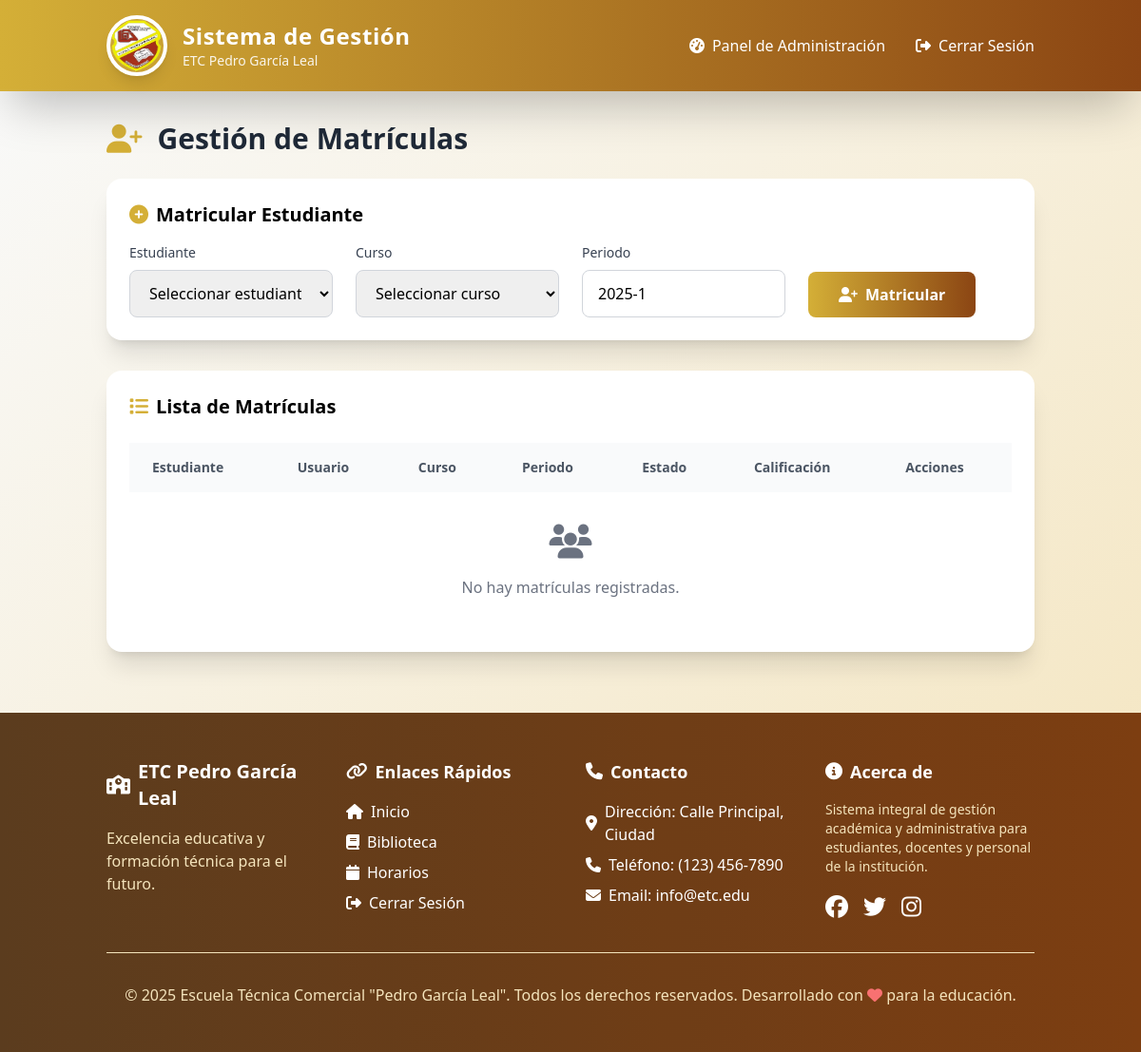
/modules/admin/enrollments.php (signed in), run on an earlier commit of the app's database.
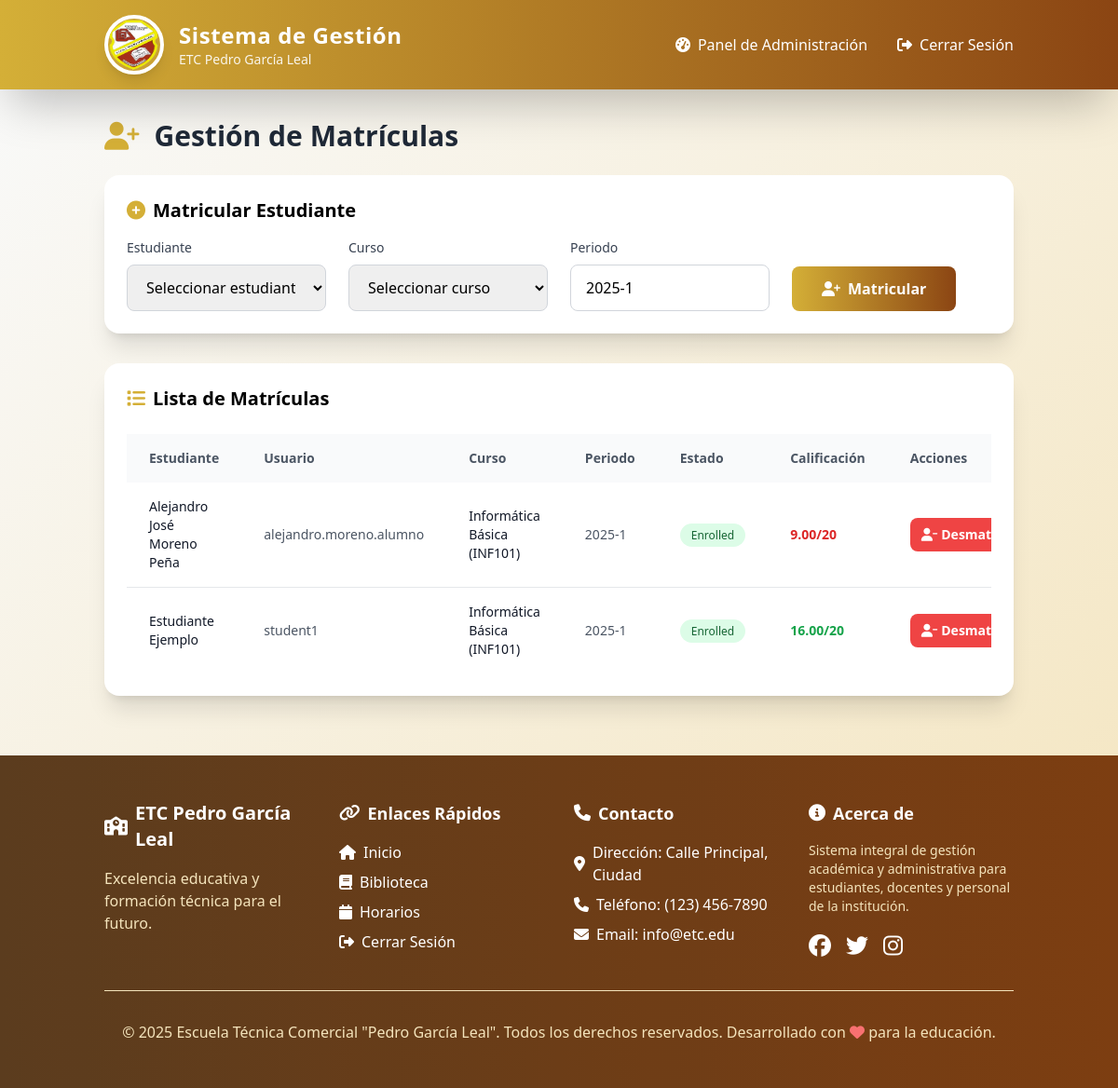
And on a later commit of the database.
### tables this page shows
CREATE TABLE `enrollments` (
  `id` int(11) NOT NULL,
  `student_id` int(11) NOT NULL,
  `course_id` int(11) NOT NULL,
  `period` varchar(20) NOT NULL,
  `grade` decimal(5,2) DEFAULT NULL,
  `status` enum('enrolled','completed','failed') DEFAULT 'enrolled'
);

CREATE TABLE `users` (
  `id` int(11) NOT NULL,
  `username` varchar(50) NOT NULL,
  `password` varchar(255) NOT NULL,
  `email` varchar(100) DEFAULT NULL,
  `name` varchar(100) NOT NULL,
  `role` enum('admin','teacher','student','staff') NOT NULL,
  `created_at` timestamp NOT NULL DEFAULT current_timestamp()
);

CREATE TABLE `courses` (
  `id` int(11) NOT NULL,
  `code` varchar(20) NOT NULL,
  `name` varchar(100) NOT NULL,
  `credits` int(11) NOT NULL,
  `description` text DEFAULT NULL
);

### includes/functions.php (called while the page is built, shortened)
<?php
function isLoggedIn() {
    return isset($_SESSION['user_id']);
}
?>

### modules/admin/enrollments.php (the view, shortened to what this page needs)
<?php require_once '../../includes/config.php'; ?>
<?php include '../../templates/header.php'; ?>
<?php
$stmt = $pdo->query("
    SELECT e.id, e.period, e.status, e.grade,
           u.name as student_name, u.username as student_username,
           c.name as course_name, c.code as course_code
    FROM enrollments e
    JOIN users u ON e.student_id = u.id
    JOIN courses c ON e.course_id = c.id
    ORDER BY c.name, u.name
");
$enrollments = $stmt->fetchAll(PDO::FETCH_ASSOC);
?>
<main class="container mx-auto px-6 py-8">
    <h2 class="text-3xl font-bold text-gray-800 mb-6 animate-slide-in-left flex items-center">
        <i class="fas fa-user-plus mr-4 text-primary"></i>
        Gestión de Matrículas
    </h2>
    <div class="bg-white p-6 rounded-2xl shadow-xl mb-8 animate-fade-in-up">
        <h3 class="text-xl font-semibold mb-4 flex items-center">
            <i class="fas fa-plus-circle mr-2 text-primary"></i>
            Matricular Estudiante
        </h3>
        <form method="POST" class="grid md:grid-cols-4 gap-6">
            <div>
                <label for="student_id" class="block text-sm font-medium text-gray-700 mb-2">Estudiante</label>
                <select id="student_id" name="student_id" required class="w-full px-4 py-3 border border-gray-300 rounded-lg focus:outline-none focus:ring-2 focus:ring-primary focus:border-transparent transition duration-200">
                    <option value="">Seleccionar estudiante</option>
                </select>
            </div>
            <div>
                <label for="course_id" class="block text-sm font-medium text-gray-700 mb-2">Curso</label>
                <select id="course_id" name="course_id" required class="w-full px-4 py-3 border border-gray-300 rounded-lg focus:outline-none focus:ring-2 focus:ring-primary focus:border-transparent transition duration-200">
                    <option value="">Seleccionar curso</option>
                </select>
            </div>
            <div>
                <label for="period" class="block text-sm font-medium text-gray-700 mb-2">Periodo</label>
                <input type="text" id="period" name="period" value="<?php echo date('Y-1'); ?>" placeholder="2025-1" class="w-full px-4 py-3 border border-gray-300 rounded-lg focus:outline-none focus:ring-2 focus:ring-primary focus:border-transparent transition duration-200">
            </div>
            <div class="flex items-end">
                <button type="submit" name="enroll_student" class="bg-gradient-to-r from-primary to-secondary text-white font-bold py-3 px-8 rounded-lg hover:shadow-lg transition duration-300 transform hover:scale-105 flex items-center">
                    <i class="fas fa-user-plus mr-2"></i>
                    Matricular
                </button>
            </div>
        </form>
    </div>
    <div class="bg-white p-6 rounded-2xl shadow-xl animate-fade-in-up">
        <h3 class="text-xl font-semibold mb-6 flex items-center">
            <i class="fas fa-list mr-2 text-primary"></i>
            Lista de Matrículas
        </h3>
        <div class="overflow-x-auto">
            <table class="min-w-full table-auto">
                <thead>
                    <tr class="bg-gray-50">
                        <th class="px-6 py-4 text-left text-sm font-semibold text-gray-600">Estudiante</th>
                        <th class="px-6 py-4 text-left text-sm font-semibold text-gray-600">Usuario</th>
                        <th class="px-6 py-4 text-left text-sm font-semibold text-gray-600">Curso</th>
                        <th class="px-6 py-4 text-left text-sm font-semibold text-gray-600">Periodo</th>
                        <th class="px-6 py-4 text-left text-sm font-semibold text-gray-600">Estado</th>
                        <th class="px-6 py-4 text-left text-sm font-semibold text-gray-600">Calificación</th>
                        <th class="px-6 py-4 text-left text-sm font-semibold text-gray-600">Acciones</th>
                    </tr>
                </thead>
                <tbody class="divide-y divide-gray-200">
                    <?php foreach ($enrollments as $enrollment): ?>
                        <tr class="hover:bg-gray-50 transition duration-200">
                            <td class="px-6 py-4 text-sm font-medium text-gray-900">
                                <?php echo htmlspecialchars($enrollment['student_name']); ?>
                            </td>
                            <td class="px-6 py-4 text-sm text-gray-600">
                                <?php echo htmlspecialchars($enrollment['student_username']); ?>
                            </td>
                            <td class="px-6 py-4 text-sm text-gray-900">
                                <?php echo htmlspecialchars($enrollment['course_name']); ?> (<?php echo htmlspecialchars($enrollment['course_code']); ?>)
                            </td>
                            <td class="px-6 py-4 text-sm text-gray-600">
                                <?php echo htmlspecialchars($enrollment['period']); ?>
                            </td>
                            <td class="px-6 py-4 text-sm">
                                <span class="px-3 py-1 rounded-full text-xs font-medium
                                    <?php
                                    if ($enrollment['status'] == 'enrolled') echo 'bg-green-100 text-green-800';
                                    elseif ($enrollment['status'] == 'completed') echo 'bg-blue-100 text-blue-800';
                                    elseif ($enrollment['status'] == 'failed') echo 'bg-red-100 text-red-800';
                                    else echo 'bg-gray-100 text-gray-800';
                                    ?>">
                                    <?php echo ucfirst($enrollment['status']); ?>
                                </span>
                            </td>
                            <td class="px-6 py-4 text-sm">
                                <?php if ($enrollment['grade'] !== null): ?>
                                    <span class="font-bold <?php echo $enrollment['grade'] >= 10 ? 'text-green-600' : 'text-red-600'; ?>">
                                        <?php echo $enrollment['grade']; ?>/20
                                    </span>
                                <?php else: ?>
                                    <span class="text-gray-500 italic">Sin calificar</span>
                                <?php endif; ?>
                            </td>
                            <td class="px-6 py-4 text-sm">
                                <form method="POST" class="inline" onsubmit="return confirm('¿Está seguro de desmatricular a este estudiante?')">
                                    <button type="submit" name="unenroll_student" class="bg-red-500 hover:bg-red-700 text-white font-bold py-2 px-3 rounded-lg transition duration-200 flex items-center" title="Desmatricular">
                                        <i class="fas fa-user-minus mr-1"></i>
                                        <span class="hidden sm:inline">Desmatricular</span>
                                    </button>
                                </form>
                            </td>
                        </tr>
                    <?php endforeach; ?>
                </tbody>
            </table>
        </div>
        <?php if (empty($enrollments)): ?>
            <div class="text-center py-8 text-gray-500">
                <i class="fas fa-users text-4xl mb-4"></i>
                <p>No hay matrículas registradas.</p>
            </div>
        <?php endif; ?>
    </div>
</main>
<?php include '../../templates/footer.php'; ?>

### templates/header.php (shortened to what this page needs)
<!DOCTYPE html>
<html lang="es">
<head>
    <script src="https://cdn.tailwindcss.com"></script>
    <link rel="stylesheet" href="assets/css/style.css">
</head>
<body class="bg-gradient-to-br from-gray-50 to-accent min-h-screen flex flex-col">
    <header class="bg-gradient-to-r from-primary to-secondary text-white shadow-2xl sticky top-0 z-50">
        <div class="container mx-auto px-6 py-4">
            <div class="flex justify-between items-center">
                <div class="flex items-center space-x-4 animate-slide-in-left">
                    <img src="/biblioteca/logo.png" alt="Logo ETC" class="h-16 w-16 rounded-full border-4 border-white shadow-lg">
                    <div>
                        <h1 class="text-2xl font-bold tracking-wide">Sistema de Gestión</h1>
                        <p class="text-sm opacity-90">ETC Pedro García Leal</p>
                    </div>
                </div>
                <nav class="hidden md:block">
                    <ul class="flex space-x-8">
                        <?php if (isLoggedIn()): ?>
                            <li><a href="/biblioteca/dashboard.php" class="flex items-center space-x-2 hover:text-accent transition duration-300 transform hover:scale-105"><i class="fas fa-tachometer-alt"></i><span>Panel de Administración</span></a></li>
                            <li><a href="/biblioteca/logout.php" class="flex items-center space-x-2 hover:text-accent transition duration-300 transform hover:scale-105"><i class="fas fa-sign-out-alt"></i><span>Cerrar Sesión</span></a></li>
                        <?php else: ?>
                            <li><a href="/biblioteca/login.php" class="flex items-center space-x-2 bg-white text-primary px-4 py-2 rounded-full hover:bg-accent transition duration-300 transform hover:scale-105 shadow-lg"><i class="fas fa-sign-in-alt"></i><span>Iniciar Sesión</span></a></li>
                        <?php endif; ?>
                    </ul>
                </nav>
            </div>
        </div>
    </header>

### templates/footer.php (shortened to what this page needs)
    <footer class="bg-gradient-to-r from-dark to-secondary text-white py-12 mt-8 relative overflow-hidden">
        <div class="absolute inset-0 bg-black opacity-10"></div>
        <div class="container mx-auto px-6 relative z-10">
            <div class="grid md:grid-cols-4 gap-8">
                <div class="animate-fade-in-up">
                    <h3 class="text-xl font-bold mb-4 flex items-center"><i class="fas fa-school mr-2"></i>ETC Pedro García Leal</h3>
                    <p class="text-accent">Excelencia educativa y formación técnica para el futuro.</p>
                </div>
                <div class="animate-fade-in-up" style="animation-delay: 0.2s">
                    <h4 class="text-lg font-semibold mb-4 flex items-center"><i class="fas fa-link mr-2"></i>Enlaces Rápidos</h4>
                    <ul class="space-y-2">
                        <li><a href="/biblioteca/index.php" class="hover:text-primary transition duration-300 flex items-center"><i class="fas fa-home mr-2"></i>Inicio</a></li>
                        <li><a href="/biblioteca/modules/library/index.php" class="hover:text-primary transition duration-300 flex items-center"><i class="fas fa-book mr-2"></i>Biblioteca</a></li>
                        <li><a href="/biblioteca/modules/schedules/view.php" class="hover:text-primary transition duration-300 flex items-center"><i class="fas fa-calendar mr-2"></i>Horarios</a></li>
                        <?php if (isLoggedIn()): ?>
                            <li><a href="/biblioteca/logout.php" class="hover:text-primary transition duration-300 flex items-center"><i class="fas fa-sign-out-alt mr-2"></i>Cerrar Sesión</a></li>
                        <?php else: ?>
                            <li><a href="/biblioteca/login.php" class="hover:text-primary transition duration-300 flex items-center"><i class="fas fa-sign-in-alt mr-2"></i>Iniciar Sesión</a></li>
                        <?php endif; ?>
                    </ul>
                </div>
                <div class="animate-fade-in-up" style="animation-delay: 0.4s">
                    <h4 class="text-lg font-semibold mb-4 flex items-center"><i class="fas fa-phone mr-2"></i>Contacto</h4>
                    <ul class="space-y-2">
                        <li class="flex items-center"><i class="fas fa-map-marker-alt mr-2"></i>Dirección: Calle Principal, Ciudad</li>
                        <li class="flex items-center"><i class="fas fa-phone mr-2"></i>Teléfono: (123) 456-7890</li>
                        <li class="flex items-center"><i class="fas fa-envelope mr-2"></i>Email: info@etc.edu</li>
                    </ul>
                </div>
                <div class="animate-fade-in-up" style="animation-delay: 0.6s">
                    <h4 class="text-lg font-semibold mb-4 flex items-center"><i class="fas fa-info-circle mr-2"></i>Acerca de</h4>
                    <p class="text-accent text-sm">Sistema integral de gestión académica y administrativa para estudiantes, docentes y personal de la institución.</p>
                    <div class="flex space-x-4 mt-4">
                        <a href="#" class="text-2xl hover:text-primary transition duration-300"><i class="fab fa-facebook"></i></a>
                        <a href="#" class="text-2xl hover:text-primary transition duration-300"><i class="fab fa-twitter"></i></a>
                        <a href="#" class="text-2xl hover:text-primary transition duration-300"><i class="fab fa-instagram"></i></a>
                    </div>
                </div>
            </div>
            <div class="border-t border-accent mt-8 pt-8 text-center">
                <p class="text-accent">&copy; 2025 Escuela Técnica Comercial "Pedro García Leal". Todos los derechos reservados. Desarrollado con <i class="fas fa-heart text-red-400"></i> para la educación.</p>
            </div>
        </div>
    </footer>
</body>
</html>

### assets/css/style.css (style rules this page uses)
.flex { display: flex; }
.flex-col { flex-direction: column; }

What changed in the data, as far as the page shows it:
added enrollments: student.name "Alejandro José Moreno Peña", student.username "alejandro.moreno.alumno", course.name "Informática Básica", course.code "INF101", period "2025-1", status "Enrolled", grade "9.00"
added enrollments: student.name "Estudiante Ejemplo", student.username "student1", course.name "Informática Básica", course.code "INF101", period "2025-1", status "Enrolled", grade "16.00"
Also different on the page:
text no longer shown: "No hay matrículas registradas."
